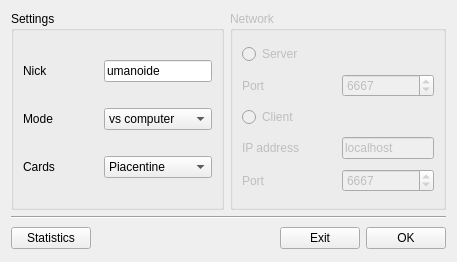
<?xml version="1.0" encoding="UTF-8"?>
<ui version="4.0">
 <class>Avvio</class>
 <widget class="QWidget" name="Avvio">
  <property name="geometry">
   <rect>
    <x>0</x>
    <y>0</y>
    <width>457</width>
    <height>262</height>
   </rect>
  </property>
  <property name="windowTitle">
   <string>QBriscola - Settings</string>
  </property>
  <property name="windowIcon">
   <iconset resource="../resources/QBriscola.qrc">
    <normaloff>:/icons/qbriscola.png</normaloff>:/icons/qbriscola.png</iconset>
  </property>
  <layout class="QGridLayout" name="gridLayout_3">
   <item row="0" column="0">
    <widget class="QGroupBox" name="groupBox">
     <property name="title">
      <string>Settings</string>
     </property>
     <layout class="QGridLayout" name="gridLayout">
      <item row="0" column="0">
       <widget class="QLabel" name="label">
        <property name="text">
         <string>Nick</string>
        </property>
       </widget>
      </item>
      <item row="0" column="3">
       <widget class="QLineEdit" name="lineEditNick">
        <property name="maximumSize">
         <size>
          <width>200</width>
          <height>16777215</height>
         </size>
        </property>
        <property name="text">
         <string>umanoide</string>
        </property>
       </widget>
      </item>
      <item row="1" column="0">
       <widget class="QLabel" name="label_2">
        <property name="text">
         <string>Mode</string>
        </property>
       </widget>
      </item>
      <item row="1" column="3">
       <widget class="QComboBox" name="comboBox">
        <item>
         <property name="text">
          <string>vs computer</string>
         </property>
         <property name="icon">
          <iconset resource="../resources/QBriscola.qrc">
           <normaloff>:/icons/computer.png</normaloff>:/icons/computer.png</iconset>
         </property>
        </item>
        <item>
         <property name="text">
          <string>vs human</string>
         </property>
         <property name="icon">
          <iconset resource="../resources/QBriscola.qrc">
           <normaloff>:/icons/umano.png</normaloff>:/icons/umano.png</iconset>
         </property>
        </item>
       </widget>
      </item>
      <item row="2" column="0">
       <widget class="QLabel" name="label_3">
        <property name="text">
         <string>Cards</string>
        </property>
       </widget>
      </item>
      <item row="2" column="3">
       <widget class="QComboBox" name="comboBoxCarte">
        <item>
         <property name="text">
          <string>Piacentine</string>
         </property>
         <property name="icon">
          <iconset resource="../resources/QBriscola.qrc">
           <normaloff>:/icons/pia.png</normaloff>:/icons/pia.png</iconset>
         </property>
        </item>
        <item>
         <property name="text">
          <string>Bergamasche</string>
         </property>
         <property name="icon">
          <iconset resource="../resources/QBriscola.qrc">
           <normaloff>:/icons/ber.png</normaloff>:/icons/ber.png</iconset>
         </property>
        </item>
        <item>
         <property name="text">
          <string>Napoletane</string>
         </property>
         <property name="icon">
          <iconset resource="../resources/QBriscola.qrc">
           <normaloff>:/icons/nap.png</normaloff>:/icons/nap.png</iconset>
         </property>
        </item>
        <item>
         <property name="text">
          <string>Siciliane</string>
         </property>
         <property name="icon">
          <iconset resource="../resources/QBriscola.qrc">
           <normaloff>:/icons/sic.png</normaloff>:/icons/sic.png</iconset>
         </property>
        </item>
       </widget>
      </item>
      <item row="0" column="2">
       <spacer name="horizontalSpacer">
        <property name="orientation">
         <enum>Qt::Horizontal</enum>
        </property>
        <property name="sizeHint" stdset="0">
         <size>
          <width>40</width>
          <height>20</height>
         </size>
        </property>
       </spacer>
      </item>
      <item row="1" column="2">
       <spacer name="horizontalSpacer_2">
        <property name="orientation">
         <enum>Qt::Horizontal</enum>
        </property>
        <property name="sizeHint" stdset="0">
         <size>
          <width>40</width>
          <height>20</height>
         </size>
        </property>
       </spacer>
      </item>
      <item row="2" column="2">
       <spacer name="horizontalSpacer_4">
        <property name="orientation">
         <enum>Qt::Horizontal</enum>
        </property>
        <property name="sizeHint" stdset="0">
         <size>
          <width>40</width>
          <height>20</height>
         </size>
        </property>
       </spacer>
      </item>
     </layout>
    </widget>
   </item>
   <item row="0" column="1">
    <widget class="QGroupBox" name="groupBoxRete">
     <property name="enabled">
      <bool>false</bool>
     </property>
     <property name="title">
      <string>Network</string>
     </property>
     <layout class="QGridLayout" name="gridLayout_2">
      <item row="0" column="0" colspan="4">
       <widget class="QRadioButton" name="radioButtonServer">
        <property name="text">
         <string>Server</string>
        </property>
       </widget>
      </item>
      <item row="1" column="0">
       <widget class="QLabel" name="labelServerPorta">
        <property name="text">
         <string>Port</string>
        </property>
       </widget>
      </item>
      <item row="1" column="1" colspan="2">
       <spacer name="horizontalSpacer_5">
        <property name="orientation">
         <enum>Qt::Horizontal</enum>
        </property>
        <property name="sizeHint" stdset="0">
         <size>
          <width>40</width>
          <height>20</height>
         </size>
        </property>
       </spacer>
      </item>
      <item row="1" column="3">
       <widget class="QSpinBox" name="spinBoxServerPorta">
        <property name="minimumSize">
         <size>
          <width>75</width>
          <height>0</height>
         </size>
        </property>
        <property name="minimum">
         <number>1</number>
        </property>
        <property name="maximum">
         <number>65535</number>
        </property>
        <property name="value">
         <number>6667</number>
        </property>
       </widget>
      </item>
      <item row="2" column="0" colspan="4">
       <widget class="QRadioButton" name="radioButtonClient">
        <property name="text">
         <string>Client</string>
        </property>
       </widget>
      </item>
      <item row="3" column="0">
       <widget class="QLabel" name="labelClientIp">
        <property name="text">
         <string>IP address</string>
        </property>
       </widget>
      </item>
      <item row="3" column="1" colspan="2">
       <spacer name="horizontalSpacer_7">
        <property name="orientation">
         <enum>Qt::Horizontal</enum>
        </property>
        <property name="sizeHint" stdset="0">
         <size>
          <width>3</width>
          <height>13</height>
         </size>
        </property>
       </spacer>
      </item>
      <item row="3" column="3">
       <widget class="QLineEdit" name="lineEditClientIp">
        <property name="maximumSize">
         <size>
          <width>200</width>
          <height>16777215</height>
         </size>
        </property>
        <property name="text">
         <string>localhost</string>
        </property>
       </widget>
      </item>
      <item row="4" column="0">
       <widget class="QLabel" name="labelClientPorta">
        <property name="text">
         <string>Port</string>
        </property>
       </widget>
      </item>
      <item row="4" column="1">
       <spacer name="horizontalSpacer_6">
        <property name="orientation">
         <enum>Qt::Horizontal</enum>
        </property>
        <property name="sizeHint" stdset="0">
         <size>
          <width>40</width>
          <height>20</height>
         </size>
        </property>
       </spacer>
      </item>
      <item row="4" column="3">
       <widget class="QSpinBox" name="spinBoxClientPorta">
        <property name="minimumSize">
         <size>
          <width>75</width>
          <height>0</height>
         </size>
        </property>
        <property name="minimum">
         <number>1</number>
        </property>
        <property name="maximum">
         <number>65535</number>
        </property>
        <property name="value">
         <number>6667</number>
        </property>
       </widget>
      </item>
     </layout>
    </widget>
   </item>
   <item row="1" column="0" colspan="2">
    <widget class="Line" name="line">
     <property name="orientation">
      <enum>Qt::Horizontal</enum>
     </property>
    </widget>
   </item>
   <item row="2" column="0" colspan="2">
    <layout class="QHBoxLayout" name="horizontalLayout">
     <item>
      <widget class="QPushButton" name="pushButtonStatistiche">
       <property name="text">
        <string>Statistics</string>
       </property>
       <property name="icon">
        <iconset resource="../resources/QBriscola.qrc">
         <normaloff>:/icons/statistiche.png</normaloff>:/icons/statistiche.png</iconset>
       </property>
      </widget>
     </item>
     <item>
      <spacer name="horizontalSpacer_3">
       <property name="orientation">
        <enum>Qt::Horizontal</enum>
       </property>
       <property name="sizeHint" stdset="0">
        <size>
         <width>248</width>
         <height>26</height>
        </size>
       </property>
      </spacer>
     </item>
     <item>
      <widget class="QPushButton" name="pushButtonEsci">
       <property name="enabled">
        <bool>true</bool>
       </property>
       <property name="text">
        <string>Exit</string>
       </property>
       <property name="icon">
        <iconset resource="../resources/QBriscola.qrc">
         <normaloff>:/icons/no.png</normaloff>:/icons/no.png</iconset>
       </property>
      </widget>
     </item>
     <item>
      <widget class="QPushButton" name="pushButtonOk">
       <property name="text">
        <string>OK</string>
       </property>
       <property name="icon">
        <iconset resource="../resources/QBriscola.qrc">
         <normaloff>:/icons/si.png</normaloff>:/icons/si.png</iconset>
       </property>
      </widget>
     </item>
    </layout>
   </item>
  </layout>
 </widget>
 <resources>
  <include location="../resources/QBriscola.qrc"/>
 </resources>
 <connections>
  <connection>
   <sender>lineEditNick</sender>
   <signal>returnPressed()</signal>
   <receiver>pushButtonOk</receiver>
   <slot>click()</slot>
   <hints>
    <hint type="sourcelabel">
     <x>197</x>
     <y>79</y>
    </hint>
    <hint type="destinationlabel">
     <x>204</x>
     <y>125</y>
    </hint>
   </hints>
  </connection>
 </connections>
</ui>
